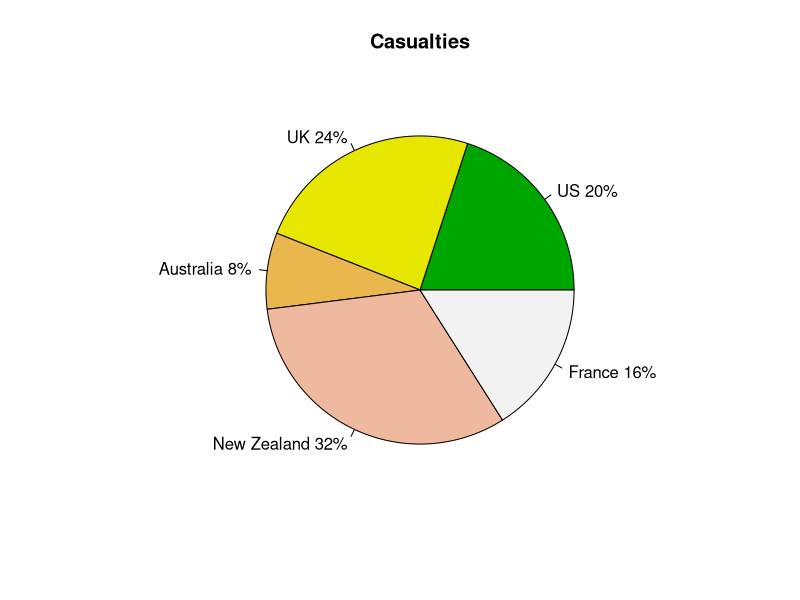

The R source for this figure:
# Pie Chart
# Original source: http://www.statmethods.net/graphs/pie.html

# Create some casualty numbers
slices <- c(10, 12, 4, 16, 8)

# Create labels that correspond to the casualty numbers
lbls <- c("US", "UK", "Australia", "New Zealand", "France")

# Create Percents For Each Slice
pct <- round(slices/sum(slices)*100)

# Add Percents To Labels
lbls <- paste(lbls, pct)

# Add The Percent Symbol To Labels
lbls <- paste(lbls,"%",sep="")

# Create a pie chart with labels, with each slice colored by the terrain color pallete
pie(slices,labels = lbls, col=terrain.colors(length(lbls)), main="Casualties") 